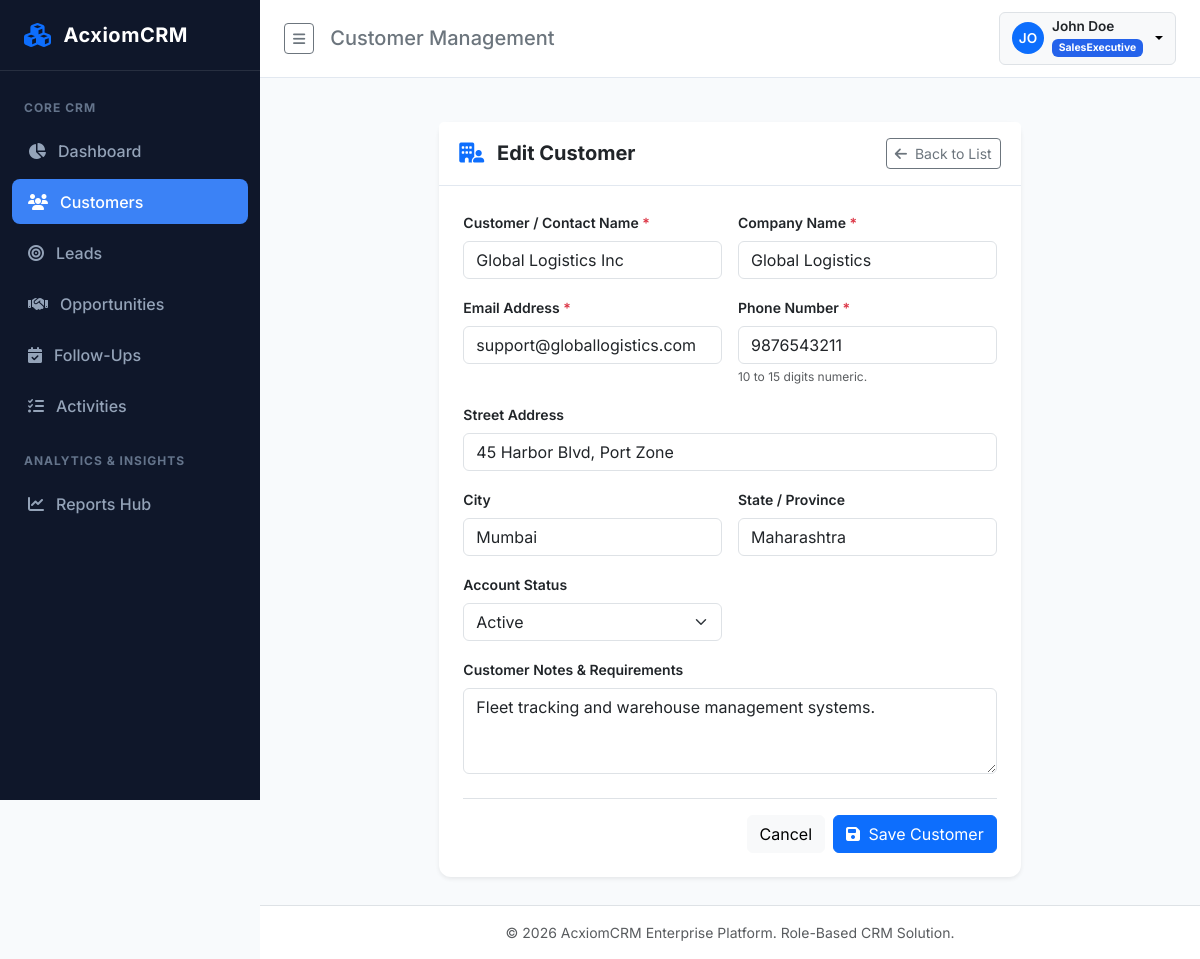
The app's page /customers/2/edit (signed in) with its own data.
### app/models/user.py (models this page shows, shortened)
class User(UserMixin, db.Model):
    __tablename__ = 'users'
    id = db.Column(db.Integer, primary_key=True)
    name = db.Column(db.String(100), nullable=False)
    email = db.Column(db.String(120), unique=True, nullable=False, index=True)
    password_hash = db.Column(db.String(255), nullable=False)
    role = db.Column(db.String(50), nullable=False, default=Role.SALES_EXECUTIVE)
    is_active = db.Column(db.Boolean, default=True, nullable=False)
    failed_login_count = db.Column(db.Integer, default=0, nullable=False)
    lockout_end = db.Column(db.DateTime, nullable=True)
    created_date = db.Column(db.DateTime, default=lambda: datetime.now(timezone.utc), nullable=False)
    assigned_customers = db.relationship('Customer', foreign_keys='Customer.owner_id', backref='owner', lazy=True)
    assigned_leads = db.relationship('Lead', foreign_keys='Lead.assigned_to_id', backref='assigned_to', lazy=True)
    assigned_opportunities = db.relationship('Opportunity', foreign_keys='Opportunity.assigned_to_id', backref='assigned_to', lazy=True)
    assigned_followups = db.relationship('FollowUp', foreign_keys='FollowUp.assigned_to_id', backref='assigned_to', lazy=True)
    assigned_activities = db.relationship('Activity', foreign_keys='Activity.assigned_to_id', backref='assigned_to', lazy=True)
    audit_logs = db.relationship('AuditLog', backref='user', lazy=True)
    @property
    def is_admin(self):
        return self.role == Role.ADMIN
    @property
    def is_manager(self):
        return self.role == Role.MANAGER
    @property
    def is_sales_executive(self):
        return self.role == Role.SALES_EXECUTIVE

### app/models/customer.py (models this page shows, shortened)
class Customer(db.Model):
    __tablename__ = 'customers'
    id = db.Column(db.Integer, primary_key=True)
    customer_code = db.Column(db.String(20), unique=True, nullable=False, index=True)
    customer_name = db.Column(db.String(100), nullable=False, index=True)
    email = db.Column(db.String(120), unique=True, nullable=False, index=True)
    phone = db.Column(db.String(20), unique=True, nullable=False, index=True)
    company_name = db.Column(db.String(100), nullable=False)
    address = db.Column(db.String(255), nullable=True)
    city = db.Column(db.String(50), nullable=True)
    state = db.Column(db.String(50), nullable=True)
    status = db.Column(db.String(20), default='Active', nullable=False) # Active, Inactive
    notes = db.Column(db.Text, nullable=True)
    owner_id = db.Column(db.Integer, db.ForeignKey('users.id'), nullable=True)
    created_by_id = db.Column(db.Integer, db.ForeignKey('users.id'), nullable=True)
    created_date = db.Column(db.DateTime, default=datetime.utcnow, nullable=False)
    modified_date = db.Column(db.DateTime, default=datetime.utcnow, onupdate=datetime.utcnow, nullable=False)
    opportunities = db.relationship('Opportunity', backref='customer', cascade='all, delete-orphan', lazy=True)
    followups = db.relationship('FollowUp', backref='customer', cascade='all, delete-orphan', lazy=True)
    activities = db.relationship('Activity', backref='customer', cascade='all, delete-orphan', lazy=True)
    created_by = db.relationship('User', foreign_keys=[created_by_id], lazy=True)

### app/routes/customer_routes.py (the view, shortened to what this page needs)
@customer_bp.route('/<int:customer_id>/edit', methods=['GET', 'POST'])
@login_required
def edit(customer_id):
    customer = Customer.query.get_or_404(customer_id)
    if current_user.is_sales_executive and customer.owner_id != current_user.id:
        flash("You are not authorized to edit this customer record.", "danger")
        abort(403)
    form = CustomerForm(original_id=customer.id, obj=customer)
    return render_template('customers/form.html', form=form, title='Edit Customer', customer=customer)

### app/__init__.py (called while the page is built)
@login_manager.user_loader
def load_user(user_id):
    return User.query.get(int(user_id))

### app/templates/customers/form.html (shortened to what this page needs)
{% extends "base.html" %}
{% block header_title %}Customer Management{% endblock %}
{% block content %}
<div class="row justify-content-center">
    <div class="col-lg-8">
        <div class="card shadow-sm border-0">
            <div class="card-header bg-white py-3 d-flex justify-content-between align-items-center">
                <h5 class="m-0 fw-bold"><i class="fa-solid fa-building-user me-2 text-primary"></i> {{ title }}</h5>
                <a href="{{ url_for('customers.list_customers') }}" class="btn btn-outline-secondary btn-sm"><i class="fa-solid fa-arrow-left me-1"></i> Back to List</a>
            </div>
            <div class="card-body p-4">
                <form method="POST" class="needs-validation" novalidate>
                    <div class="row g-3">
                        <div class="col-md-6">
                            <label for="customer_name" class="form-label fw-semibold small">Customer / Contact Name <span class="text-danger">*</span></label>
                            {{ form.customer_name(class="form-control" + (" is-invalid" if form.customer_name.errors else ""), placeholder="e.g. Acme Innovations Corp", required=True) }}
                        </div>
                        <div class="col-md-6">
                            <label for="company_name" class="form-label fw-semibold small">Company Name <span class="text-danger">*</span></label>
                            {{ form.company_name(class="form-control" + (" is-invalid" if form.company_name.errors else ""), placeholder="e.g. Acme Inc.", required=True) }}
                        </div>
                        <div class="col-md-6">
                            <label for="email" class="form-label fw-semibold small">Email Address <span class="text-danger">*</span></label>
                            {{ form.email(class="form-control" + (" is-invalid" if form.email.errors else ""), placeholder="contact@acme.com", required=True) }}
                        </div>
                        <div class="col-md-6">
                            <label for="phone" class="form-label fw-semibold small">Phone Number <span class="text-danger">*</span></label>
                            {{ form.phone(class="form-control" + (" is-invalid" if form.phone.errors else ""), placeholder="e.g. 9876543210", required=True) }}
                            <div class="form-text text-muted" style="font-size: 0.75rem;">10 to 15 digits numeric.</div>
                        </div>
                        <div class="col-12">
                            <label for="address" class="form-label fw-semibold small">Street Address</label>
                            {{ form.address(class="form-control", placeholder="Suite, Street Address") }}
                        </div>
                        <div class="col-md-6">
                            <label for="city" class="form-label fw-semibold small">City</label>
                            {{ form.city(class="form-control", placeholder="City") }}
                        </div>
                        <div class="col-md-6">
                            <label for="state" class="form-label fw-semibold small">State / Province</label>
                            {{ form.state(class="form-control", placeholder="State") }}
                        </div>
                        <div class="col-md-6">
                            <label for="status" class="form-label fw-semibold small">Account Status</label>
                            {{ form.status(class="form-select") }}
                        </div>
                        <div class="col-12">
                            <label for="notes" class="form-label fw-semibold small">Customer Notes & Requirements</label>
                            {{ form.notes(class="form-control", rows=3, placeholder="Additional details about the client relationship...") }}
                        </div>
                    </div>
                    <div class="mt-4 pt-3 border-top d-flex justify-content-end gap-2">
                        <a href="{{ url_for('customers.list_customers') }}" class="btn btn-light">Cancel</a>
                        <button type="submit" class="btn btn-primary"><i class="fa-solid fa-floppy-disk me-1"></i> Save Customer</button>
                    </div>
                </form>
            </div>
        </div>
    </div>
</div>
{% endblock %}

### app/templates/base.html (shortened to what this page needs)
<!DOCTYPE html>
<html lang="en">
<head>
    <link href="https://cdn.jsdelivr.net/npm/bootstrap@5.3.3/dist/css/bootstrap.min.css" rel="stylesheet">
    <link href="https://cdnjs.cloudflare.com/ajax/libs/font-awesome/6.5.1/css/all.min.css" rel="stylesheet">
    <link href="{{ url_for('static', filename='css/custom.css') }}" rel="stylesheet">
</head>
<body>
{% if current_user.is_authenticated %}
<div class="d-flex" id="wrapper">
    <div id="sidebar-wrapper">
        <div class="sidebar-brand">
            <i class="fa-solid fa-cubes text-primary fs-4"></i>
            <span>{{ app_name }}</span>
        </div>
        <div class="list-group list-group-flush pt-2">
            <div class="sidebar-heading">Core CRM</div>
            <div class="nav-item">
                <a href="{{ url_for('dashboard.index') }}" class="nav-link {% if request.endpoint == 'dashboard.index' %}active{% endif %}">
                    <i class="fa-solid fa-chart-pie w-20"></i> Dashboard
                </a>
            </div>
            <div class="nav-item">
                <a href="{{ url_for('customers.list_customers') }}" class="nav-link {% if 'customers.' in request.endpoint %}active{% endif %}">
                    <i class="fa-solid fa-users w-20"></i> Customers
                </a>
            </div>
            <div class="nav-item">
                <a href="{{ url_for('leads.list_leads') }}" class="nav-link {% if 'leads.' in request.endpoint %}active{% endif %}">
                    <i class="fa-solid fa-bullseye w-20"></i> Leads
                </a>
            </div>
            <div class="nav-item">
                <a href="{{ url_for('opportunities.list_opportunities') }}" class="nav-link {% if 'opportunities.' in request.endpoint %}active{% endif %}">
                    <i class="fa-solid fa-handshake w-20"></i> Opportunities
                </a>
            </div>
            <div class="nav-item">
                <a href="{{ url_for('followups.list_followups') }}" class="nav-link {% if 'followups.' in request.endpoint %}active{% endif %}">
                    <i class="fa-solid fa-calendar-check w-20"></i> Follow-Ups
                </a>
            </div>
            <div class="nav-item">
                <a href="{{ url_for('activities.list_activities') }}" class="nav-link {% if 'activities.' in request.endpoint %}active{% endif %}">
                    <i class="fa-solid fa-list-check w-20"></i> Activities
                </a>
            </div>
            <div class="sidebar-heading">Analytics & Insights</div>
            <div class="nav-item">
                <a href="{{ url_for('reports.hub') }}" class="nav-link {% if 'reports.' in request.endpoint %}active{% endif %}">
                    <i class="fa-solid fa-chart-line w-20"></i> Reports Hub
                </a>
            </div>
        </div>
    </div>
    <div id="page-content-wrapper">
        <nav class="top-navbar d-flex justify-content-between align-items-center">
            <div class="d-flex align-items-center gap-3">
                <button class="btn btn-outline-secondary btn-sm" id="sidebar-toggle" type="button">
                    <i class="fa-solid fa-bars"></i>
                </button>
                <h5 class="m-0 d-none d-md-block text-secondary">{% block header_title %}Overview{% endblock %}</h5>
            </div>
            <div class="d-flex align-items-center gap-3">
                <div class="dropdown">
                    <button class="btn btn-light dropdown-toggle d-flex align-items-center gap-2 border" type="button" data-bs-toggle="dropdown">
                        <div class="rounded-circle bg-primary text-white d-flex align-items-center justify-content-center" style="width: 32px; height: 32px; font-size: 0.85rem; font-weight: 600;">
                            {{ current_user.name[:2].upper() }}
                        </div>
                        <div class="text-start d-none d-sm-block">
                            <div class="fw-semibold text-dark" style="font-size: 0.85rem; line-height: 1.1;">{{ current_user.name }}</div>
                            <span class="badge {% if current_user.is_admin %}badge-role-admin{% elif current_user.is_manager %}badge-role-manager{% else %}badge-role-sales{% endif %}" style="font-size: 0.65rem;">
                                {{ current_user.role }}
                            </span>
                        </div>
                    </button>
                </div>
            </div>
        </nav>
        <div class="container-fluid px-4 pt-3">
        </div>
        <main class="main-content">
            {% block content %}{% endblock %}
        </main>
        <footer class="bg-white border-top py-3 px-4 text-center text-muted small mt-auto">
            &copy; {{ now.year }} {{ app_name }} Enterprise Platform. Role-Based CRM Solution.
        </footer>
    </div>
</div>
{% endif %}
</body>
</html>

### app/static/css/custom.css (style rules this page uses)
:root { --sidebar-width: 260px; --primary-color: #2563eb; --primary-hover: #1d4ed8; --secondary-color: #475569; --dark-sidebar: #0f172a; --sidebar-hover: #1e293b; --sidebar-active: #3b82f6; --bg-light: #f8fafc; --card-border: #e2e8f0; }
body { font-family: 'Inter', -apple-system, BlinkMacSystemFont, "Segoe UI", Roboto, sans-serif; background-color: var(--bg-light); color: #1e293b; overflow-x: hidden; }
#sidebar-wrapper { min-height: 100vh; width: var(--sidebar-width); background-color: var(--dark-sidebar); color: #cbd5e1; transition: all 0.3s ease; position: fixed; z-index: 1030; }
#sidebar-wrapper .sidebar-brand { padding: 1.25rem 1.5rem; font-size: 1.25rem; font-weight: 700; letter-spacing: 0.5px; color: #fff; border-bottom: 1px solid rgba(255, 255, 255, 0.1); display: flex; align-items: center; gap: 0.75rem; }
#sidebar-wrapper .nav-item { margin: 0.2rem 0.75rem; }
#sidebar-wrapper .nav-link { color: #94a3b8; padding: 0.65rem 1rem; border-radius: 0.5rem; font-weight: 500; display: flex; align-items: center; gap: 0.75rem; transition: all 0.2s; }
#sidebar-wrapper .nav-link.active { color: #fff; background-color: var(--sidebar-active); }
#sidebar-wrapper .sidebar-heading { font-size: 0.75rem; text-transform: uppercase; letter-spacing: 1px; color: #64748b; padding: 1.25rem 1.5rem 0.5rem; font-weight: 700; }
#page-content-wrapper { margin-left: var(--sidebar-width); min-height: 100vh; display: flex; flex-direction: column; transition: all 0.3s ease; }
.top-navbar { background: #ffffff; border-bottom: 1px solid var(--card-border); padding: 0.75rem 1.5rem; position: sticky; top: 0; z-index: 1020; }
.main-content { flex: 1; padding: 1.75rem; }
.card { border: 1px solid var(--card-border); border-radius: 0.75rem; box-shadow: 0 1px 3px 0 rgba(0, 0, 0, 0.05); background-color: #ffffff; }
.card-header { background-color: #ffffff; border-bottom: 1px solid var(--card-border); padding: 1rem 1.25rem; font-weight: 600; }
.badge-role-sales { background-color: #2563eb; color: white; }

### records on screen
User: name "JO", name "John Doe", role "SalesExecutive"
Customer: customer_name "Global Logistics Inc", company_name "Global Logistics", email "support@globallogistics.com", phone "9876543211", address "45 Harbor Blvd, Port Zone", city "Mumbai", state "Maharashtra", status "Active", notes "Fleet tracking and warehouse management systems."

### other values on screen
{{ app_name }} "AcxiomCRM"
{{ title }} "Edit Customer"
